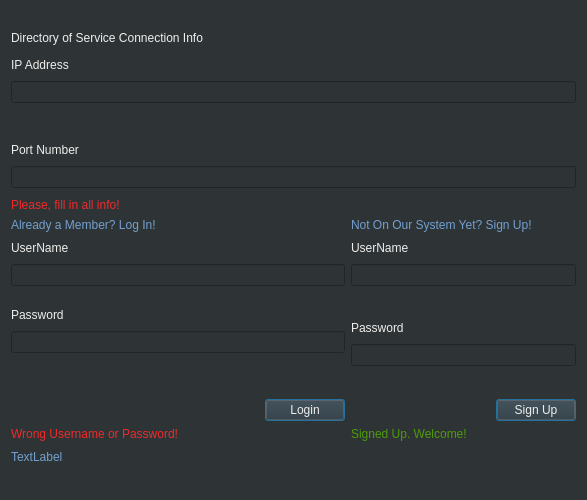
<?xml version="1.0" encoding="UTF-8"?>
<ui version="4.0">
 <class>MainWindow</class>
 <widget class="QMainWindow" name="MainWindow">
  <property name="geometry">
   <rect>
    <x>0</x>
    <y>0</y>
    <width>587</width>
    <height>500</height>
   </rect>
  </property>
  <property name="windowTitle">
   <string>DistImage</string>
  </property>
  <property name="styleSheet">
   <string notr="true">background-color: rgb(46, 52, 54)
</string>
  </property>
  <widget class="QWidget" name="centralWidget">
   <layout class="QVBoxLayout" name="verticalLayout_4">
    <item>
     <layout class="QVBoxLayout" name="verticalLayout_3">
      <item>
       <widget class="QLabel" name="label">
        <property name="text">
         <string/>
        </property>
        <property name="scaledContents">
         <bool>false</bool>
        </property>
        <property name="alignment">
         <set>Qt::AlignCenter</set>
        </property>
        <property name="wordWrap">
         <bool>true</bool>
        </property>
       </widget>
      </item>
      <item>
       <widget class="QLabel" name="lbl_dos_info">
        <property name="styleSheet">
         <string notr="true">color: rgb(238, 238, 236)</string>
        </property>
        <property name="text">
         <string>Directory of Service Connection Info</string>
        </property>
       </widget>
      </item>
      <item>
       <spacer name="verticalSpacer_5">
        <property name="orientation">
         <enum>Qt::Vertical</enum>
        </property>
        <property name="sizeHint" stdset="0">
         <size>
          <width>17</width>
          <height>13</height>
         </size>
        </property>
       </spacer>
      </item>
      <item>
       <layout class="QHBoxLayout" name="horizontalLayout_5">
        <item>
         <widget class="QLabel" name="lbl_dos_ip">
          <property name="styleSheet">
           <string notr="true">color: rgb(238, 238, 236)</string>
          </property>
          <property name="text">
           <string>IP Address</string>
          </property>
         </widget>
        </item>
        <item>
         <spacer name="horizontalSpacer_4">
          <property name="orientation">
           <enum>Qt::Horizontal</enum>
          </property>
          <property name="sizeHint" stdset="0">
           <size>
            <width>40</width>
            <height>20</height>
           </size>
          </property>
         </spacer>
        </item>
       </layout>
      </item>
      <item>
       <widget class="QLineEdit" name="line_dos_ip">
        <property name="styleSheet">
         <string notr="true">color: rgb(238, 238, 236)</string>
        </property>
       </widget>
      </item>
      <item>
       <spacer name="verticalSpacer">
        <property name="orientation">
         <enum>Qt::Vertical</enum>
        </property>
        <property name="sizeHint" stdset="0">
         <size>
          <width>20</width>
          <height>40</height>
         </size>
        </property>
       </spacer>
      </item>
      <item>
       <layout class="QHBoxLayout" name="horizontalLayout_6">
        <item>
         <widget class="QLabel" name="lbl_dos_port">
          <property name="styleSheet">
           <string notr="true">color: rgb(238, 238, 236)</string>
          </property>
          <property name="text">
           <string>Port Number</string>
          </property>
         </widget>
        </item>
        <item>
         <spacer name="horizontalSpacer_5">
          <property name="orientation">
           <enum>Qt::Horizontal</enum>
          </property>
          <property name="sizeHint" stdset="0">
           <size>
            <width>40</width>
            <height>20</height>
           </size>
          </property>
         </spacer>
        </item>
       </layout>
      </item>
      <item>
       <widget class="QLineEdit" name="line_dos_port">
        <property name="styleSheet">
         <string notr="true">color: rgb(238, 238, 236)</string>
        </property>
       </widget>
      </item>
      <item>
       <spacer name="verticalSpacer_7">
        <property name="orientation">
         <enum>Qt::Vertical</enum>
        </property>
        <property name="sizeHint" stdset="0">
         <size>
          <width>20</width>
          <height>13</height>
         </size>
        </property>
       </spacer>
      </item>
      <item>
       <widget class="QLabel" name="lbl_dos_error">
        <property name="text">
         <string>&lt;html&gt;&lt;head/&gt;&lt;body&gt;&lt;p&gt;&lt;span style=&quot; color:#ef2929;&quot;&gt;Please, fill in all info!&lt;/span&gt;&lt;/p&gt;&lt;/body&gt;&lt;/html&gt;</string>
        </property>
       </widget>
      </item>
     </layout>
    </item>
    <item>
     <spacer name="verticalSpacer_6">
      <property name="orientation">
       <enum>Qt::Vertical</enum>
      </property>
      <property name="sizeHint" stdset="0">
       <size>
        <width>20</width>
        <height>28</height>
       </size>
      </property>
     </spacer>
    </item>
    <item>
     <layout class="QHBoxLayout" name="horizontalLayout_4">
      <item>
       <layout class="QVBoxLayout" name="verticalLayout">
        <item>
         <widget class="QLabel" name="lbl_login_already">
          <property name="styleSheet">
           <string notr="true">color: rgb(114, 159, 207)</string>
          </property>
          <property name="text">
           <string>Already a Member? Log In!</string>
          </property>
         </widget>
        </item>
        <item>
         <layout class="QHBoxLayout" name="horizontalLayout">
          <item>
           <widget class="QLabel" name="lbl_login_usr">
            <property name="styleSheet">
             <string notr="true">color: rgb(238, 238, 236)</string>
            </property>
            <property name="text">
             <string>UserName</string>
            </property>
           </widget>
          </item>
          <item>
           <spacer name="horizontalSpacer">
            <property name="orientation">
             <enum>Qt::Horizontal</enum>
            </property>
            <property name="sizeHint" stdset="0">
             <size>
              <width>40</width>
              <height>20</height>
             </size>
            </property>
           </spacer>
          </item>
         </layout>
        </item>
        <item>
         <widget class="QLineEdit" name="line_login_usr">
          <property name="styleSheet">
           <string notr="true">color: rgb(238, 238, 236)</string>
          </property>
         </widget>
        </item>
        <item>
         <spacer name="verticalSpacer_2">
          <property name="orientation">
           <enum>Qt::Vertical</enum>
          </property>
          <property name="sizeHint" stdset="0">
           <size>
            <width>334</width>
            <height>13</height>
           </size>
          </property>
         </spacer>
        </item>
        <item>
         <layout class="QHBoxLayout" name="horizontalLayout_2">
          <item>
           <widget class="QLabel" name="lbl_login_pass">
            <property name="styleSheet">
             <string notr="true">color: rgb(238, 238, 236)</string>
            </property>
            <property name="text">
             <string>Password</string>
            </property>
           </widget>
          </item>
          <item>
           <spacer name="horizontalSpacer_2">
            <property name="orientation">
             <enum>Qt::Horizontal</enum>
            </property>
            <property name="sizeHint" stdset="0">
             <size>
              <width>40</width>
              <height>20</height>
             </size>
            </property>
           </spacer>
          </item>
         </layout>
        </item>
        <item>
         <widget class="QLineEdit" name="line_login_pass">
          <property name="styleSheet">
           <string notr="true">color: rgb(238, 238, 236)</string>
          </property>
          <property name="echoMode">
           <enum>QLineEdit::Password</enum>
          </property>
         </widget>
        </item>
        <item>
         <spacer name="verticalSpacer_3">
          <property name="orientation">
           <enum>Qt::Vertical</enum>
          </property>
          <property name="sizeHint" stdset="0">
           <size>
            <width>20</width>
            <height>40</height>
           </size>
          </property>
         </spacer>
        </item>
        <item>
         <layout class="QHBoxLayout" name="horizontalLayout_3">
          <item>
           <spacer name="horizontalSpacer_3">
            <property name="orientation">
             <enum>Qt::Horizontal</enum>
            </property>
            <property name="sizeHint" stdset="0">
             <size>
              <width>40</width>
              <height>20</height>
             </size>
            </property>
           </spacer>
          </item>
          <item>
           <widget class="QPushButton" name="push_login">
            <property name="styleSheet">
             <string notr="true">color: rgb(238, 238, 236)</string>
            </property>
            <property name="text">
             <string>Login</string>
            </property>
            <property name="default">
             <bool>true</bool>
            </property>
           </widget>
          </item>
         </layout>
        </item>
        <item>
         <widget class="QLabel" name="lbl_login_wrong">
          <property name="text">
           <string>&lt;html&gt;&lt;head/&gt;&lt;body&gt;&lt;p&gt;&lt;span style=&quot; color:#ef2929;&quot;&gt;Wrong Username or Password!&lt;/span&gt;&lt;/p&gt;&lt;/body&gt;&lt;/html&gt;</string>
          </property>
         </widget>
        </item>
       </layout>
      </item>
      <item>
       <layout class="QVBoxLayout" name="verticalLayout_2">
        <item>
         <widget class="QLabel" name="lbl_login_not_on_our_system">
          <property name="styleSheet">
           <string notr="true">color: rgb(114, 159, 207)</string>
          </property>
          <property name="text">
           <string>Not On Our System Yet? Sign Up!</string>
          </property>
          <property name="wordWrap">
           <bool>false</bool>
          </property>
         </widget>
        </item>
        <item>
         <layout class="QHBoxLayout" name="horizontalLayout_9">
          <item>
           <widget class="QLabel" name="lbl_signup_usr">
            <property name="styleSheet">
             <string notr="true">color: rgb(238, 238, 236)</string>
            </property>
            <property name="text">
             <string>UserName</string>
            </property>
           </widget>
          </item>
          <item>
           <spacer name="horizontalSpacer_7">
            <property name="orientation">
             <enum>Qt::Horizontal</enum>
            </property>
            <property name="sizeHint" stdset="0">
             <size>
              <width>40</width>
              <height>20</height>
             </size>
            </property>
           </spacer>
          </item>
         </layout>
        </item>
        <item>
         <widget class="QLineEdit" name="line_signup_usr">
          <property name="styleSheet">
           <string notr="true">color: rgb(238, 238, 236)</string>
          </property>
         </widget>
        </item>
        <item>
         <spacer name="verticalSpacer_9">
          <property name="orientation">
           <enum>Qt::Vertical</enum>
          </property>
          <property name="sizeHint" stdset="0">
           <size>
            <width>20</width>
            <height>40</height>
           </size>
          </property>
         </spacer>
        </item>
        <item>
         <layout class="QHBoxLayout" name="horizontalLayout_10">
          <item>
           <widget class="QLabel" name="lbl_signup_pass">
            <property name="styleSheet">
             <string notr="true">color: rgb(238, 238, 236)</string>
            </property>
            <property name="text">
             <string>Password</string>
            </property>
           </widget>
          </item>
          <item>
           <spacer name="horizontalSpacer_8">
            <property name="orientation">
             <enum>Qt::Horizontal</enum>
            </property>
            <property name="sizeHint" stdset="0">
             <size>
              <width>40</width>
              <height>20</height>
             </size>
            </property>
           </spacer>
          </item>
         </layout>
        </item>
        <item>
         <widget class="QLineEdit" name="line_signup_pass">
          <property name="styleSheet">
           <string notr="true">color: rgb(238, 238, 236)</string>
          </property>
          <property name="echoMode">
           <enum>QLineEdit::Password</enum>
          </property>
         </widget>
        </item>
        <item>
         <spacer name="verticalSpacer_8">
          <property name="orientation">
           <enum>Qt::Vertical</enum>
          </property>
          <property name="sizeHint" stdset="0">
           <size>
            <width>20</width>
            <height>40</height>
           </size>
          </property>
         </spacer>
        </item>
        <item>
         <layout class="QHBoxLayout" name="horizontalLayout_11">
          <item>
           <spacer name="horizontalSpacer_9">
            <property name="orientation">
             <enum>Qt::Horizontal</enum>
            </property>
            <property name="sizeHint" stdset="0">
             <size>
              <width>40</width>
              <height>20</height>
             </size>
            </property>
           </spacer>
          </item>
          <item>
           <widget class="QPushButton" name="push_signup">
            <property name="styleSheet">
             <string notr="true">color: rgb(238, 238, 236)</string>
            </property>
            <property name="text">
             <string>Sign Up</string>
            </property>
            <property name="default">
             <bool>true</bool>
            </property>
           </widget>
          </item>
         </layout>
        </item>
        <item>
         <widget class="QLabel" name="lbl_signup_welcome">
          <property name="text">
           <string>&lt;html&gt;&lt;head/&gt;&lt;body&gt;&lt;p&gt;&lt;span style=&quot; color:#4e9a06;&quot;&gt;Signed Up. Welcome!&lt;/span&gt;&lt;/p&gt;&lt;/body&gt;&lt;/html&gt;</string>
          </property>
         </widget>
        </item>
       </layout>
      </item>
     </layout>
    </item>
    <item>
     <layout class="QHBoxLayout" name="horizontalLayout_7">
      <item>
       <widget class="QLabel" name="lbl_time">
        <property name="styleSheet">
         <string notr="true">color: rgb(114, 159, 207)</string>
        </property>
        <property name="text">
         <string>TextLabel</string>
        </property>
       </widget>
      </item>
      <item>
       <spacer name="horizontalSpacer_6">
        <property name="orientation">
         <enum>Qt::Horizontal</enum>
        </property>
        <property name="sizeHint" stdset="0">
         <size>
          <width>40</width>
          <height>20</height>
         </size>
        </property>
       </spacer>
      </item>
     </layout>
    </item>
   </layout>
  </widget>
  <widget class="QStatusBar" name="statusBar"/>
 </widget>
 <layoutdefault spacing="6" margin="11"/>
 <tabstops>
  <tabstop>line_login_usr</tabstop>
 </tabstops>
 <resources/>
 <connections>
  <connection>
   <sender>line_login_pass</sender>
   <signal>returnPressed()</signal>
   <receiver>push_login</receiver>
   <slot>click()</slot>
   <hints>
    <hint type="sourcelabel">
     <x>155</x>
     <y>154</y>
    </hint>
    <hint type="destinationlabel">
     <x>282</x>
     <y>210</y>
    </hint>
   </hints>
  </connection>
  <connection>
   <sender>line_signup_pass</sender>
   <signal>returnPressed()</signal>
   <receiver>push_signup</receiver>
   <slot>click()</slot>
   <hints>
    <hint type="sourcelabel">
     <x>159</x>
     <y>436</y>
    </hint>
    <hint type="destinationlabel">
     <x>280</x>
     <y>492</y>
    </hint>
   </hints>
  </connection>
 </connections>
</ui>
